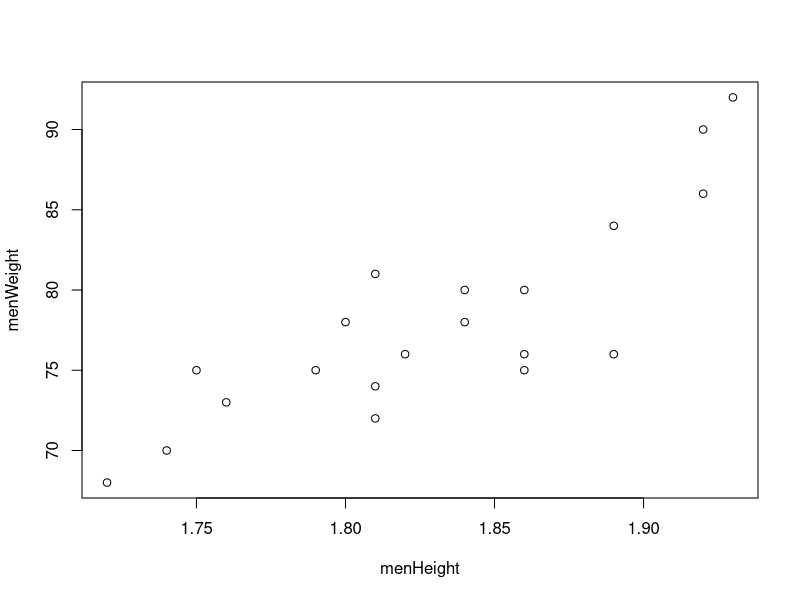
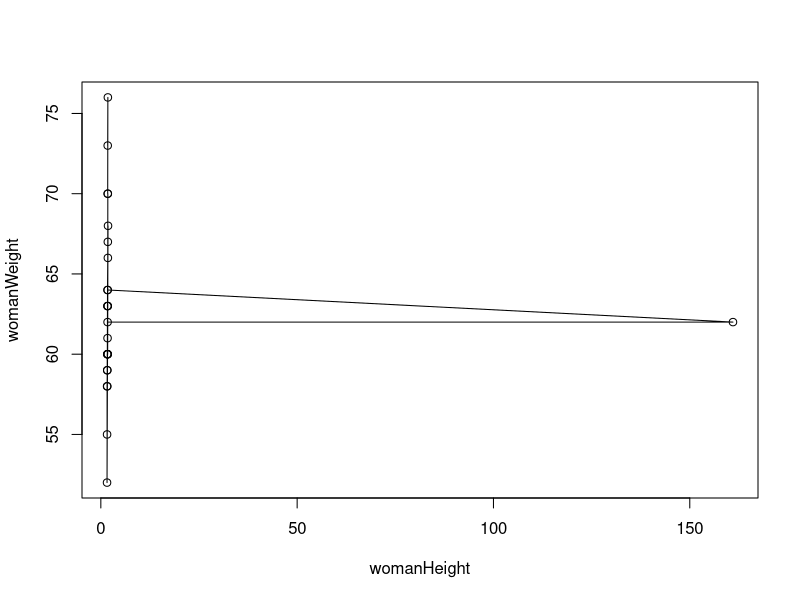
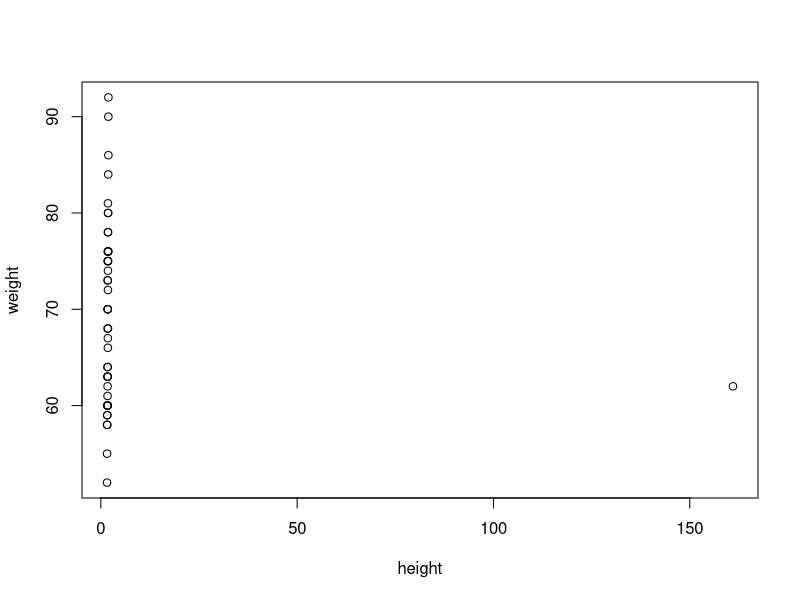

The R script that drew these images, in order:
menHeight = c(1.93, 1.86, 1.92, 1.82, 1.80, 1.76, 1.89, 1.74, 1.92, 1.72, 1.81, 1.89, 1.81, 1.81, 1.84, 1.86, 1.84,
1.75, 1.86, 1.79)
menWeight = c(92, 76, 90, 76, 78, 73, 84, 70, 86, 68, 74, 76, 72, 81, 80, 80, 78, 75, 75, 75)

womanHeight = c(1.75, 1.79, 1.75, 1.78, 1.75, 1.69, 1.64, 1.78, 1.73, 1.79, 1.74, 1.71, 1.75, 161, 1.72, 1.71, 1.73, 1.64,
1.63, 1.58, 1.83, 1.70, 1.59, 1.59, 1.64)
womanWeight = c(73, 76, 70, 70, 63, 63, 59, 67, 60, 66, 60, 60, 64, 62, 62, 61, 63, 58, 60, 52, 68, 64, 55, 58, 59)

plot(menHeight, menWeight, type = 'p')
plot(womanHeight, womanWeight, type = 'o')

# Współczynnik korelacji to miara statystyczna mówiąca jak mocno wpływają na siebie 2 dane. 
# Im wyższy współczynnik korelacji, tym większe prawdopodobieństwo, że 2 różne wartości, które obserwujemy, będą się zachowywały podobnie.
# Współczynnik korelacji przyjmuje wartości od -1 (doskonała ujemna korelacja) poprzez 0 (całkowita niezależność danych) do 1 (doskonała dodatnia korelacja).

print(cor(menHeight, menWeight))
print(cor(womanHeight, womanWeight))

height = c(menHeight, womanHeight)
weight = c(menWeight, womanWeight)

plot(height, weight, type = 'p')
#plot(height, weight, type = 'h')
#plot(height, weight, type = 'o')
#plot(height, weight, type = 's')